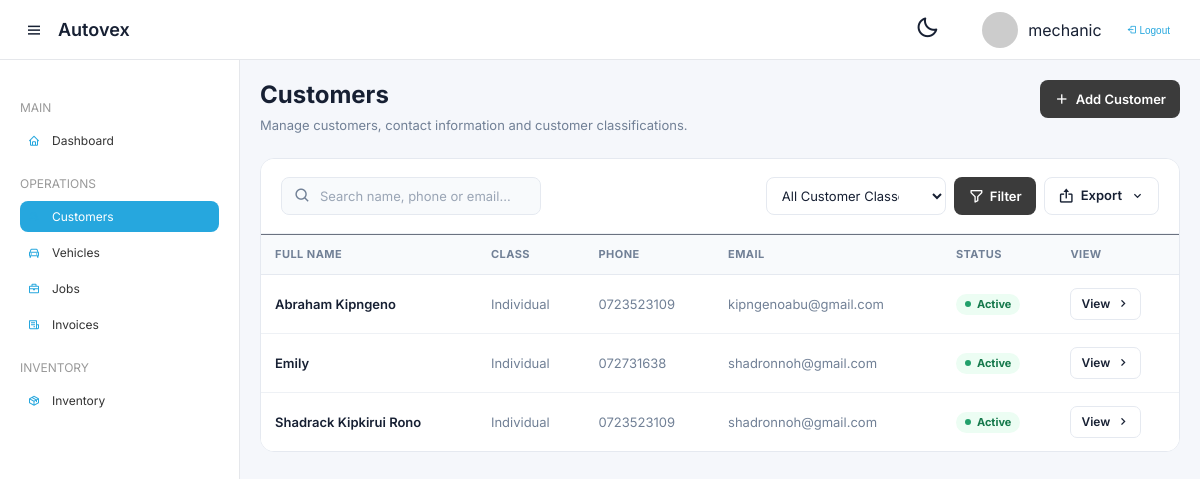
The app's page /customers (signed in) with its own data.
### app.py (models this page shows)
class Customer(db.Model):
    __tablename__ = "customer"
    id = db.Column(db.Integer, primary_key=True)
    customer_name = db.Column(db.String(100), nullable=False)
    telno = db.Column(db.String(20), nullable=False)
    email = db.Column(db.String(100))
    customer_class = db.Column(db.String(100))  # ✅ RESTORED
    address = db.Column(db.String(100))
    status = db.Column(db.String(20), default="Active")
    created_at = db.Column(db.DateTime, default=datetime.utcnow)
    vehicles = db.relationship(
        "Vehicle",
        backref="customer",
        cascade="all, delete-orphan"
    )

### app.py (the view, shortened to what this page needs)
@app.route("/customers")
def customers():
    if "user" not in session:
        return redirect(url_for("login"))
    page = request.args.get("page", 1, type=int)
    search = request.args.get("search", "").strip()
    customer_class = request.args.get(
        "customer_class",
        ""
    ).strip()
    query = Customer.query
    if customer_class:
        query = query.filter(
            Customer.customer_class == customer_class
        )
    customers_paginated = (
        query
        .order_by(Customer.customer_name.asc())
        .paginate(
            page=page,
            per_page=20,
            error_out=False
        )
    )
    customer_classes = [
        row[0]
        for row in (
            db.session.query(Customer.customer_class)
            .filter(Customer.customer_class.isnot(None))
            .filter(Customer.customer_class != "")
            .distinct()
            .order_by(Customer.customer_class.asc())
            .all()
        )
    ]
    return render_template(
        "customers/index.html",
        customers=customers_paginated,
        customer_classes=customer_classes,
        search=search,
        active_class=customer_class,
        user=session["user"],
        role=session["role"],
        now=datetime.now()
    )

### app.py (called while the page is built)
@app.before_request
def session_management():
    allowed_routes = ["login", "start", "static"]
    if "user" in session:
        session.permanent = True
    elif request.endpoint not in allowed_routes:
        return redirect(url_for("login"))

### templates/customers/index.html (shortened to what this page needs)
{% extends "base.html" %}
{% block content %}
<div class="table-page">
    <div class="module-header">
        <div>
            <h1>Customers</h1>
            <p>
                Manage customers, contact information and customer classifications.
            </p>
        </div>
        <div class="module-header-actions">
            <a
                href="{{ url_for('create_customer') }}"
                class="table-filter-btn"
            >
                <i class='bx bx-plus'></i>
                <span>Add Customer</span>
            </a>
        </div>
    </div>
    <div class="table-panel">
        <div class="table-toolbar">
            <div class="table-toolbar-left">
                <div class="table-search">
                    <i class='bx bx-search'></i>
                    <form
                        method="GET"
                        action="{{ url_for('customers') }}"
                    >
                        <input
                            type="text"
                            name="search"
                            placeholder="Search name, phone or email..."
                            value="{{ search }}"
                            oninput="debouncedSubmit(this.form)"
                            autocomplete="off"
                        >
                    </form>
                </div>
            </div>
            <form
                method="GET"
                action="{{ url_for('customers') }}"
                class="table-filters"
            >
                <select name="customer_class">
                    <option value="">
                        All Customer Classes
                    </option>
                </select>
                <button
                    type="submit"
                    class="table-filter-btn"
                >
                    <i class='bx bx-filter-alt'></i>
                    <span>Filter</span>
                </button>
                <div class="table-export">
                    <button
                        type="button"
                        class="table-export-btn"
                        onclick="toggleExportMenu()"
                    >
                        <i class='bx bx-export'></i>
                        <span>Export</span>
                        <i class='bx bx-chevron-down'></i>
                    </button>
                </div>
            </form>
        </div>
        <div class="table-wrapper">
            <table class="data-table">
                <thead>
                    <tr>
                        <th>Full Name</th>
                        <th>Class</th>
                        <th>Phone</th>
                        <th>Email</th>
                        <th>Status</th>
                        <th>View</th>
                    </tr>
                </thead>
                <tbody id="tableBody">
                    {% for customer in customers.items %}
                    <tr>
                        <td>
                            <span class="table-primary-text">
                                {{ customer.customer_name }}
                            </span>
                        </td>
                        <td>
                            <span class="table-secondary-text">
                                {{ customer.customer_class or "-" }}
                            </span>
                        </td>
                        <td>
                            <span class="table-secondary-text">
                                {{ customer.telno or "-" }}
                            </span>
                        </td>
                        <td>
                            <span class="table-secondary-text">
                                {{ customer.email or "-" }}
                            </span>
                        </td>
                        <td>
                            {% if customer.status == "Active" %}
                            <span class="table-status table-status-paid">
                                <span class="table-status-dot"></span>
                                Active
                            </span>
                            {% elif customer.status == "Inactive" %}
                            <span class="table-status table-status-unpaid">
                                <span class="table-status-dot"></span>
                                Inactive
                            </span>
                            {% else %}
                            <span class="table-status table-status-pending">
                                <span class="table-status-dot"></span>
                                {{ customer.status or "Unknown" }}
                            </span>
                            {% endif %}
                        </td>
                        <td>
                            <a
                                href="{{ url_for(
                                    'customer_details',
                                    customer_id=customer.id
                                ) }}"
                                class="table-action-view"
                            >
                                <span>View</span>
                                <i class='bx bx-chevron-right'></i>
                            </a>
                        </td>
                    </tr>
                    {% endfor %}
                </tbody>
            </table>
        </div>
    </div>
</div>
{% endblock %}

### records on screen
Customer: customer_name "Abraham Kipngeno", customer_class "Individual", telno "0723523109", email "kipngenoabu@gmail.com", status "Active" (drawn)
Customer: customer_name "Emily", customer_class "Individual", telno "072731638", email "shadronnoh@gmail.com", status "Active" (drawn)
Customer: customer_name "Shadrack Kipkirui Rono", customer_class "Individual", telno "0723523109", email "shadronnoh@gmail.com", status "Active" (drawn)

### other values on screen
{{ user }} "mechanic"
